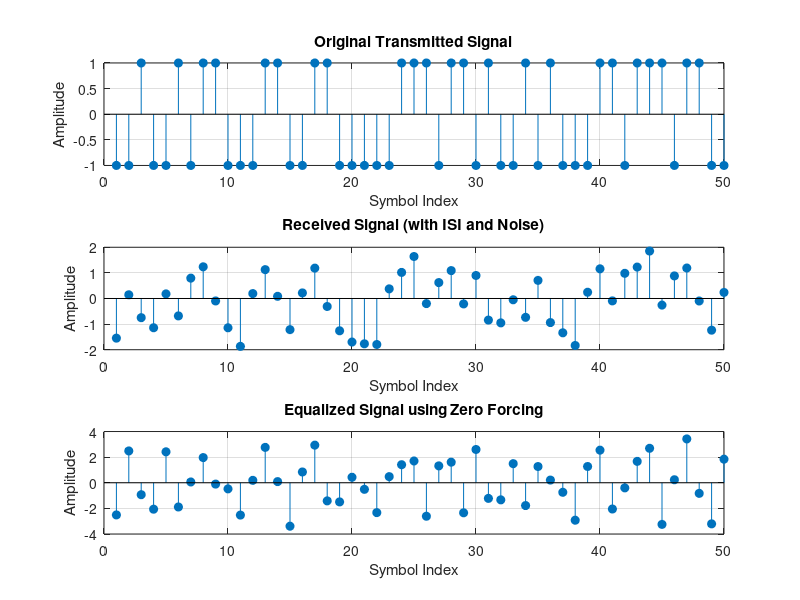

Recreate this plot in MATLAB. (Note: this script raises an error after producing the figure.)
clc;
clear;
close all;

% Parameters
N = 1000;                % Number of symbols
SNR = 20;                % Signal-to-Noise Ratio in dB
channel = [1 0.5 0.3];   % Channel coefficients

Name = input('Program Executed by :','s');

% Generate random BPSK symbols
data = randi([0, 1], N, 1) * 2 - 1;

% Plotting
figure;

% Original signal
subplot(3,1,1);
stem(data(1:50), 'filled');
title('Original Transmitted Signal');
xlabel('Symbol Index');
ylabel('Amplitude');
grid on;

% Transmit through the channel
received_signal = conv(data, channel, 'same');

% Add noise
noisy_signal = awgn(received_signal, SNR, 'measured');

% Received signal (with ISI and noise)
subplot(3,1,2);
stem(noisy_signal(1:50), 'filled');
title('Received Signal (with ISI and Noise)');
xlabel('Symbol Index');
ylabel('Amplitude');
grid on;

% Zero-Forcing Equalizer
H = toeplitz([channel, zeros(1, N - length(channel))]);  % Channel matrix
H_inv = pinv(H);                                         % Pseudo-inverse of the channel
equalized_signal = H_inv * noisy_signal;

% Equalized signal
subplot(3,1,3);
stem(equalized_signal(1:50), 'filled');
title('Equalized Signal using Zero Forcing');
xlabel('Symbol Index');
ylabel('Amplitude');
grid on;

merge=strcat(Name,'-ZFE-',datestr(now,30));
sub_label(merge); % need to include in working directory
print(merge,'-dpdf')